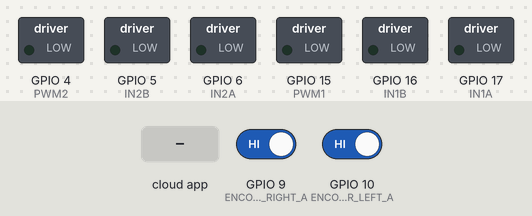
The program below on a simulated ESP32-S3. Parts: switched loads named in the program (green lamp = pin HIGH). Inputs (shaded band) come from the test bench; at power-on: GPIO 9 (ENCODER_RIGHT_A) HIGH, GPIO 10 (ENCODER_LEFT_A) HIGH. The ROS host is connected and sends only what is stated.

Above: at 1.2 s.
1.3 s: the phone or cloud app sets angular.z to -100
At 3.0 s:
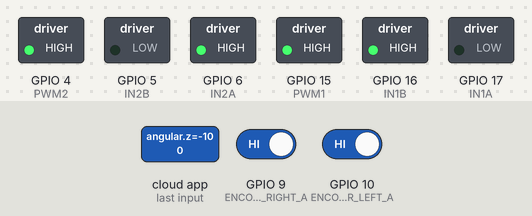
3.9 s: the phone or cloud app sets left_motor_target to 0
At 5.0 s:
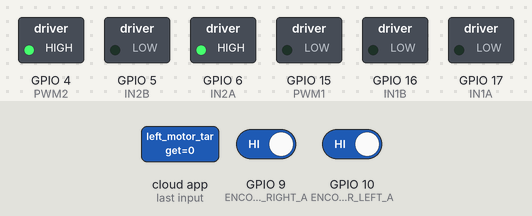
5.4 s: the phone or cloud app sets linear.x to -100
At 6.0 s:
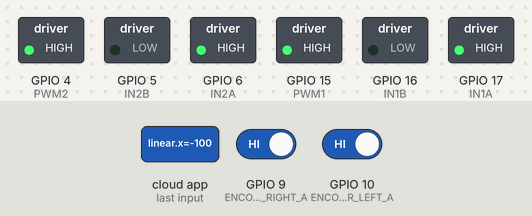
7.0 s: the phone or cloud app sets right_motor_target to 0
At 7.5 s:
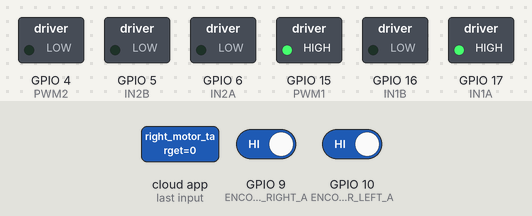
8.5 s: the phone or cloud app sets right_motor_target to 1
At 9.7 s:
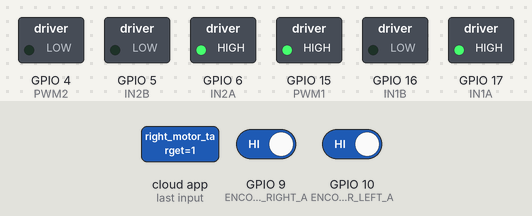
10.0 s: the phone or cloud app sets linear.x to 0
At 10.17 s:
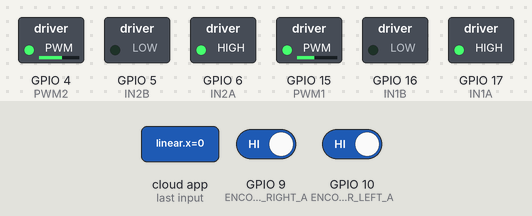
Timing chart, 0 to 14.0 s (numbered marks = the images above; inputs shaded):
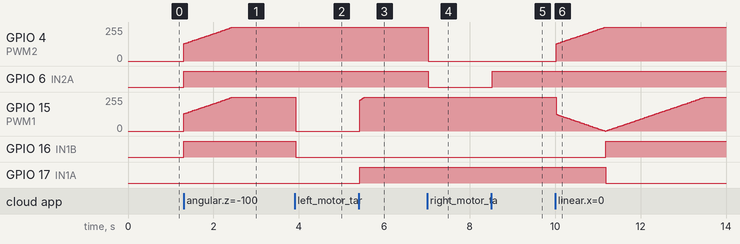

The program:

main.cpp
```cpp
/**
 * =============================================================================
 * @file main.cpp
 * @brief Real-time motor control and differential drive firmware using Micro-ROS on ESP32.
 *
 * Responsibilities:
 * - Controls dual DC motors via Pololu VNH5019 H-Bridge driver with PWM.
 * - Handles quadrature encoder pulses using hardware interrupts (3200 CPR).
 * - Implements a 50 Hz discrete PID velocity controller with feed-forward gain.
 * - Resolves differential inverse kinematics from incoming /cmd_vel messages.
 * - Publishes wheel rotational velocities (/left_motor_vel, /right_motor_vel) for odometry.
 * =============================================================================
 */

#include <Arduino.h>
#include <micro_ros_platformio.h>
#include <rcl/rcl.h>
#include <rclc/rclc.h>
#include <rclc/executor.h>
#include <std_msgs/msg/int32.h>
#include <geometry_msgs/msg/twist.h>
#include <rmw_microros/rmw_microros.h>

// -----------------------------------------------------------------------------
// Error Checking Macros
// -----------------------------------------------------------------------------
#define RCCHECK(fn)     { rcl_ret_t rc = fn; if((rc != RCL_RET_OK)){ while(1){ delay(100); } } }
#define RCSOFTCHECK(fn) { rcl_ret_t rc = fn; (void)rc; }

// -----------------------------------------------------------------------------
// Pin Definitions (Pololu VNH5019 Dual H-Bridge Driver)
// -----------------------------------------------------------------------------
const int IN1A = 17, IN1B = 16, PWM1 = 15;   // Left motor driver pins
const int IN2A = 6,  IN2B = 5,  PWM2 = 4;    // Right motor driver pins

// Quadrature Encoder Pins (Hardware Interrupts)
#define ENCODER_RIGHT_A 9
#define ENCODER_RIGHT_B 18
#define ENCODER_LEFT_A  10
#define ENCODER_LEFT_B  11

// Direction & Sign Inversions
const bool MOTOR_RIGHT_INVERT = true;
const bool MOTOR_LEFT_INVERT  = true;
const int  ENC_RIGHT_SIGN     = +1;
const int  ENC_LEFT_SIGN      = -1;

// -----------------------------------------------------------------------------
// Control Loop & Kinematic Constants
// -----------------------------------------------------------------------------
const float CONTROL_DT         = 0.02f;                       // Discrete control period [s] (50 Hz)
const int   MAX_PWM            = 255;                         // Maximum PWM resolution (8-bit)
const float MAX_VEL_CPS        = 6600.0f;                     // Maximum no-load wheel velocity [counts/s]
const float MAX_TARGET_CPS     = 0.80f * MAX_VEL_CPS;         // Safe target velocity limit [counts/s]
const long  VEL_DEADBAND_COUNTS = 1;                          // Static deadband threshold [counts]

const float TRACK_WIDTH        = 0.30f;                       // Track width between drive wheels [m]
const float COUNTS_PER_REV     = 3200.0f;                     // Encoder counts per full wheel rotation
const float WHEEL_DIAM_M       = 0.07f;                       // Wheel diameter [m]
const float M_PER_COUNT        = (3.14159265f * WHEEL_DIAM_M) / COUNTS_PER_REV;

// -----------------------------------------------------------------------------
// Velocity PID Controller Structure
// -----------------------------------------------------------------------------
struct PID {
  float kp, ki, kd, kff;
  float integral;
  float prev_err;
};

struct PID pid_right = { 0.02f, 0.05f, 0.0f, MAX_PWM / MAX_VEL_CPS };
struct PID pid_left  = { 0.02f, 0.05f, 0.0f, MAX_PWM / MAX_VEL_CPS };

// Target velocities [counts/s] (positive = forward)
volatile float target_right = 0.0f;
volatile float target_left  = 0.0f;

// Volatile encoder accumulators and ISR tracking states
volatile long encoderCountRight = 0;
volatile long encoderCountLeft  = 0;
volatile int  lastA_Right       = LOW;
volatile int  lastA_Left        = LOW;
long lastCountRight             = 0;
long lastCountLeft              = 0;

// -----------------------------------------------------------------------------
// Micro-ROS Handles & Message Structures
// -----------------------------------------------------------------------------
rcl_subscription_t left_sub, right_sub, cmdvel_sub;
rcl_publisher_t    left_vel_pub, right_vel_pub;
std_msgs__msg__Int32 left_msg, right_msg, left_vel_msg, right_vel_msg;
geometry_msgs__msg__Twist cmdvel_msg;

rcl_timer_t     control_timer;
rclc_executor_t executor;
rclc_support_t  support;
rcl_allocator_t allocator;
rcl_node_t      node;

// -----------------------------------------------------------------------------
// Hardware Interrupt Service Routines (ISRs) for Encoders
// -----------------------------------------------------------------------------
void IRAM_ATTR encoderISR_Right() {
  int a = digitalRead(ENCODER_RIGHT_A);
  int b = digitalRead(ENCODER_RIGHT_B);
  if (a != lastA_Right) {
    if (a == HIGH) encoderCountRight += (b == LOW)  ? 1 : -1;
    else           encoderCountRight += (b == HIGH) ? 1 : -1;
    lastA_Right = a;
  }
}

void IRAM_ATTR encoderISR_Left() {
  int a = digitalRead(ENCODER_LEFT_A);
  int b = digitalRead(ENCODER_LEFT_B);
  if (a != lastA_Left) {
    if (a == HIGH) encoderCountLeft += (b == LOW)  ? 1 : -1;
    else           encoderCountLeft += (b == HIGH) ? 1 : -1;
    lastA_Left = a;
  }
}

// -----------------------------------------------------------------------------
// Low-Level Motor Actuation Functions
// -----------------------------------------------------------------------------
void driveRight(int pwm) {
  if (MOTOR_RIGHT_INVERT) pwm = -pwm;
  pwm = constrain(pwm, -MAX_PWM, MAX_PWM);
  if (pwm >= 0) {
    digitalWrite(IN2A, HIGH);
    digitalWrite(IN2B, LOW);
    analogWrite(PWM2, pwm);
  } else {
    digitalWrite(IN2A, LOW);
    digitalWrite(IN2B, HIGH);
    analogWrite(PWM2, -pwm);
  }
}

void driveLeft(int pwm) {
  if (MOTOR_LEFT_INVERT) pwm = -pwm;
  pwm = constrain(pwm, -MAX_PWM, MAX_PWM);
  if (pwm >= 0) {
    digitalWrite(IN1A, HIGH);
    digitalWrite(IN1B, LOW);
    analogWrite(PWM1, pwm);
  } else {
    digitalWrite(IN1A, LOW);
    digitalWrite(IN1B, HIGH);
    analogWrite(PWM1, -pwm);
  }
}

void motorStopRight() {
  digitalWrite(IN2A, LOW);
  digitalWrite(IN2B, LOW);
  analogWrite(PWM2, 0);
}

void motorStopLeft() {
  digitalWrite(IN1A, LOW);
  digitalWrite(IN1B, LOW);
  analogWrite(PWM1, 0);
}

// -----------------------------------------------------------------------------
// PID Velocity Control Algorithm
// -----------------------------------------------------------------------------
float pidCompute(PID &p, float target, float measured, float dt) {
  float err = target - measured;
  float deriv = (err - p.prev_err) / dt;
  p.prev_err = err;
  p.integral += err * dt;

  // Anti-windup clamping on integral accumulator
  if (p.ki > 1e-6f) {
    float i_max = MAX_PWM / p.ki;
    p.integral = constrain(p.integral, -i_max, i_max);
  }

  // Combined feed-forward and PID output
  float out = p.kff * target + p.kp * err + p.ki * p.integral + p.kd * deriv;
  return constrain(out, -(float)MAX_PWM, (float)MAX_PWM);
}

void resetPID(PID &p) {
  p.integral = 0.0f;
  p.prev_err = 0.0f;
}

// -----------------------------------------------------------------------------
// Periodic Control Timer Callback (50 Hz)
// -----------------------------------------------------------------------------
void controlCallback(rcl_timer_t *timer, int64_t last_call_time) {
  (void) last_call_time;
  if (timer == NULL) return;

  // Read atomic snapshot of encoder pulse counters
  long cr = encoderCountRight;
  long cl = encoderCountLeft;
  long dR = cr - lastCountRight;  lastCountRight = cr;
  long dL = cl - lastCountLeft;   lastCountLeft  = cl;

  // Filter noise within encoder deadband
  if (labs(dR) <= VEL_DEADBAND_COUNTS) dR = 0;
  if (labs(dL) <= VEL_DEADBAND_COUNTS) dL = 0;

  // Calculate actual wheel velocities in counts per second
  float velR = (ENC_RIGHT_SIGN * dR) / CONTROL_DT;
  float velL = (ENC_LEFT_SIGN  * dL) / CONTROL_DT;

  // --- Right Wheel Control ---
  int outR;
  if (target_right == 0.0f) {
    resetPID(pid_right);
    outR = 0;
    motorStopRight();
  } else {
    outR = (int) pidCompute(pid_right, target_right, velR, CONTROL_DT);
    driveRight(outR);
  }

  // --- Left Wheel Control ---
  int outL;
  if (target_left == 0.0f) {
    resetPID(pid_left);
    outL = 0;
    motorStopLeft();
  } else {
    outL = (int) pidCompute(pid_left, target_left, velL, CONTROL_DT);
    driveLeft(outL);
  }

  // Publish wheel velocity feedback for ROS 2 odometry calculation
  right_vel_msg.data = (int32_t) velR;
  left_vel_msg.data  = (int32_t) velL;
  RCSOFTCHECK(rcl_publish(&right_vel_pub, &right_vel_msg, NULL));
  RCSOFTCHECK(rcl_publish(&left_vel_pub,  &left_vel_msg,  NULL));
}

// -----------------------------------------------------------------------------
// Velocity Target Scaling & Clamping
// -----------------------------------------------------------------------------
void setTargetsClamped(float r_cps, float l_cps) {
  float m = max(fabs(r_cps), fabs(l_cps));
  if (m > MAX_TARGET_CPS) {
    float scale = MAX_TARGET_CPS / m;
    r_cps *= scale;
    l_cps *= scale;
  }
  target_right = r_cps;
  target_left  = l_cps;
}

// -----------------------------------------------------------------------------
// Topic Callbacks
// -----------------------------------------------------------------------------
void cmdvel_callback(const void *msgin) {
  const geometry_msgs__msg__Twist *m = (const geometry_msgs__msg__Twist *)msgin;
  float v  = m->linear.x;   // Target linear velocity [m/s]
  float w  = m->angular.z;  // Target angular velocity [rad/s]
  float vr = v + w * (TRACK_WIDTH * 0.5f);
  float vl = v - w * (TRACK_WIDTH * 0.5f);
  setTargetsClamped(vr / M_PER_COUNT, vl / M_PER_COUNT);
}

// Direct wheel velocity setpoint subscriber (alternative control channel)
void left_callback(const void *msgin) {
  const std_msgs__msg__Int32 *m = (const std_msgs__msg__Int32 *)msgin;
  target_left = constrain((float) m->data, -MAX_TARGET_CPS, MAX_TARGET_CPS);
}

void right_callback(const void *msgin) {
  const std_msgs__msg__Int32 *m = (const std_msgs__msg__Int32 *)msgin;
  target_right = constrain((float) m->data, -MAX_TARGET_CPS, MAX_TARGET_CPS);
}

// -----------------------------------------------------------------------------
// System Setup
// -----------------------------------------------------------------------------
void setup() {
  Serial.begin(115200);
  set_microros_serial_transports(Serial);

  // Initialize H-Bridge motor direction and PWM pins
  pinMode(IN1A, OUTPUT); pinMode(IN1B, OUTPUT); pinMode(PWM1, OUTPUT);
  pinMode(IN2A, OUTPUT); pinMode(IN2B, OUTPUT); pinMode(PWM2, OUTPUT);
  motorStopRight(); motorStopLeft();

  // Attach hardware interrupts to optical encoder channels
  pinMode(ENCODER_RIGHT_A, INPUT_PULLUP);
  pinMode(ENCODER_RIGHT_B, INPUT_PULLUP);
  pinMode(ENCODER_LEFT_A,  INPUT_PULLUP);
  pinMode(ENCODER_LEFT_B,  INPUT_PULLUP);
  attachInterrupt(digitalPinToInterrupt(ENCODER_RIGHT_A), encoderISR_Right, CHANGE);
  attachInterrupt(digitalPinToInterrupt(ENCODER_LEFT_A),  encoderISR_Left,  CHANGE);

  // Block until micro-ROS agent responds on serial port
  while (rmw_uros_ping_agent(500, 10) != RMW_RET_OK) {
    delay(200);
  }

  // Initialize micro-ROS support structures
  allocator = rcl_get_default_allocator();
  RCCHECK(rclc_support_init(&support, 0, NULL, &allocator));
  RCCHECK(rclc_node_init_default(&node, "esp32_hardware_node", "", &support));

  // Initialize subscriptions
  RCCHECK(rclc_subscription_init_default(&left_sub, &node,
    ROSIDL_GET_MSG_TYPE_SUPPORT(std_msgs, msg, Int32), "/left_motor_target"));
  RCCHECK(rclc_subscription_init_default(&right_sub, &node,
    ROSIDL_GET_MSG_TYPE_SUPPORT(std_msgs, msg, Int32), "/right_motor_target"));
  RCCHECK(rclc_subscription_init_default(&cmdvel_sub, &node,
    ROSIDL_GET_MSG_TYPE_SUPPORT(geometry_msgs, msg, Twist), "/cmd_vel"));

  // Initialize publishers
  RCCHECK(rclc_publisher_init_default(&left_vel_pub, &node,
    ROSIDL_GET_MSG_TYPE_SUPPORT(std_msgs, msg, Int32), "/left_motor_vel"));
  RCCHECK(rclc_publisher_init_default(&right_vel_pub, &node,
    ROSIDL_GET_MSG_TYPE_SUPPORT(std_msgs, msg, Int32), "/right_motor_vel"));

  // Initialize 50 Hz control timer
  RCCHECK(rclc_timer_init_default(&control_timer, &support,
    RCL_MS_TO_NS((int)(CONTROL_DT * 1000)), controlCallback));

  // Initialize executor with 4 handles (3 subscriptions + 1 timer)
  RCCHECK(rclc_executor_init(&executor, &support.context, 4, &allocator));
  RCCHECK(rclc_executor_add_subscription(&executor, &left_sub,   &left_msg,   &left_callback,   ON_NEW_DATA));
  RCCHECK(rclc_executor_add_subscription(&executor, &right_sub,  &right_msg,  &right_callback,  ON_NEW_DATA));
  RCCHECK(rclc_executor_add_subscription(&executor, &cmdvel_sub, &cmdvel_msg, &cmdvel_callback, ON_NEW_DATA));
  RCCHECK(rclc_executor_add_timer(&executor, &control_timer));

  lastCountRight = encoderCountRight;
  lastCountLeft  = encoderCountLeft;
}

// -----------------------------------------------------------------------------
// Main Execution Loop
// -----------------------------------------------------------------------------
void loop() {
  rclc_executor_spin_some(&executor, RCL_MS_TO_NS(10));
}
```

Measured:
- after the input at 1.3 s, GPIO 4 (PWM2), GPIO 15 (PWM1): moves from 0/255 to 255/255 over 1.2 s, starting at once; GPIO 6 (IN2A), GPIO 16 (IN1B): LOW → HIGH at once
- after the input at 3.9 s, GPIO 15 (PWM1): 255/255 → 0/255 at once; GPIO 16 (IN1B): HIGH → LOW at once
- after the input at 5.4 s, GPIO 15 (PWM1): 0/255 → 255/255 at once; GPIO 17 (IN1A): LOW → HIGH at once
- after the input at 7.0 s, GPIO 4 (PWM2): 255/255 → 0/255 at once; GPIO 6 (IN2A): HIGH → LOW at once
- after the input at 8.5 s, GPIO 6 (IN2A): LOW → HIGH at once
- after the input at 10.0 s, GPIO 4 (PWM2): moves from 0/255 to 255/255 over 1.2 s, starting at once; GPIO 16 (IN1B): LOW → HIGH after 1.2 s; GPIO 17 (IN1A): HIGH → LOW after 1.2 s
